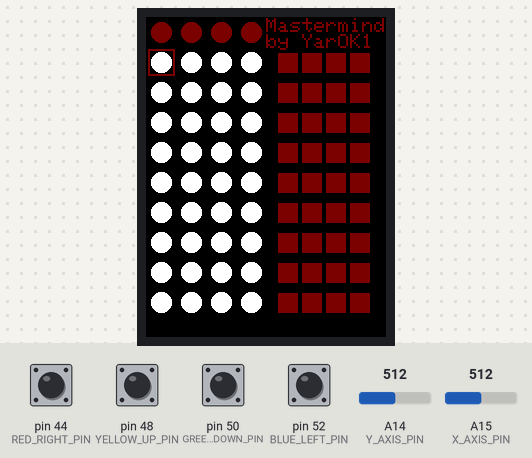
A program run on a simulated Arduino Mega 2560, built with avr-gcc and run on an emulated ATmega2560. On the bench: 240×320 colour display. The test bench sets the inputs (shaded band); at power-on: pin 44 (RED_RIGHT_PIN), pin 48 (YELLOW_UP_PIN), pin 50 (GREEN_DOWN_PIN), pin 52 (BLUE_LEFT_PIN) HIGH, A14 (Y_AXIS_PIN) = 512, A15 (X_AXIS_PIN) = 512. Random numbers use the default seed unless the program sets one.

Above: at 1.5 s.
1.6 s: A14 (Y_AXIS_PIN) set to 582
3.1 s: A14 (Y_AXIS_PIN) set to 612
At 5.8 s:
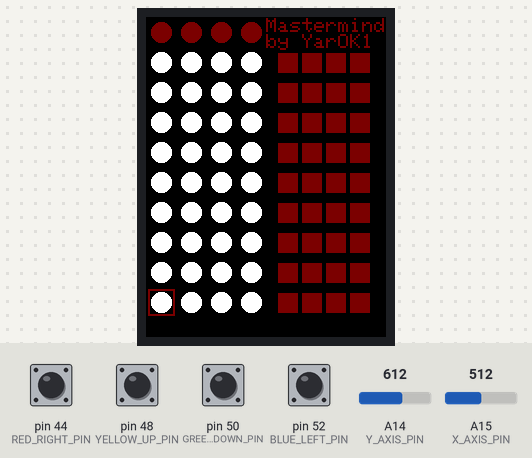
6.0 s: pin 44 (RED_RIGHT_PIN) pulled LOW for 0.15 s
At 6.5 s:
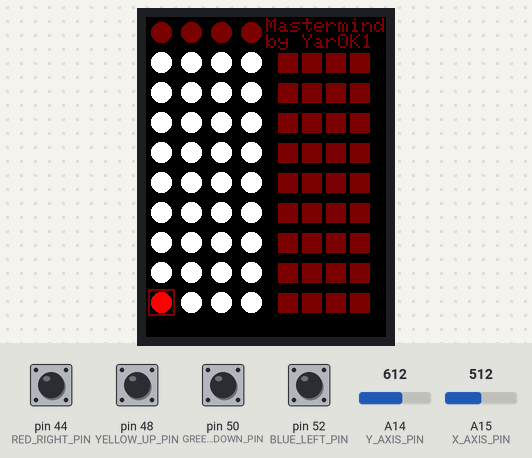
7.6 s: pin 48 (YELLOW_UP_PIN) pulled LOW for 0.15 s
At 8.8 s:
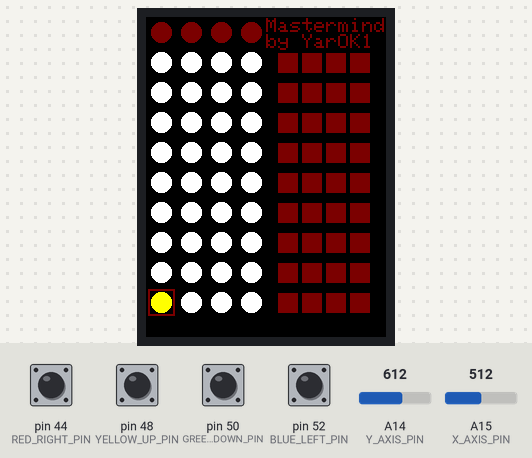
9.2 s: pin 50 (GREEN_DOWN_PIN) pulled LOW for 0.15 s
At 10.1 s:
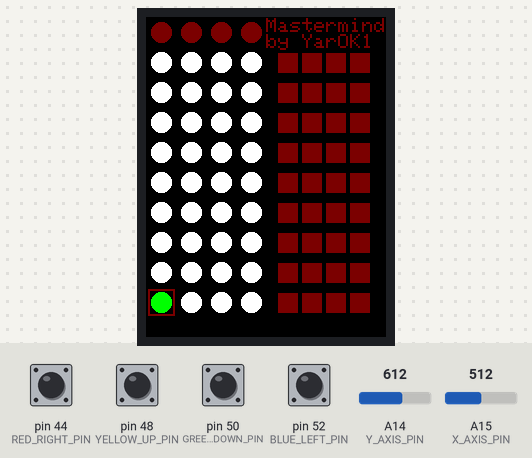
10.8 s: pin 52 (BLUE_LEFT_PIN) pulled LOW for 0.15 s
At 11.3 s:
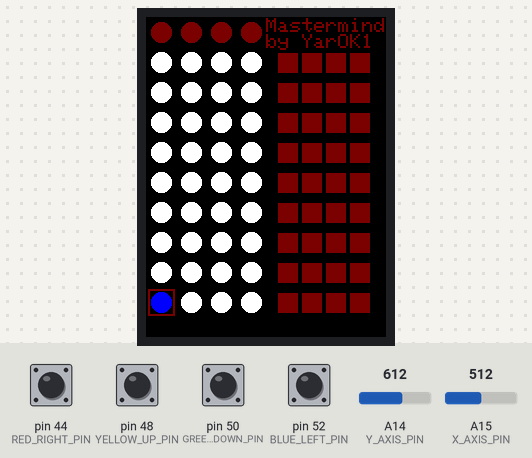
Timing chart, 0 to 13.4 s (numbered marks = the images above; inputs shaded):
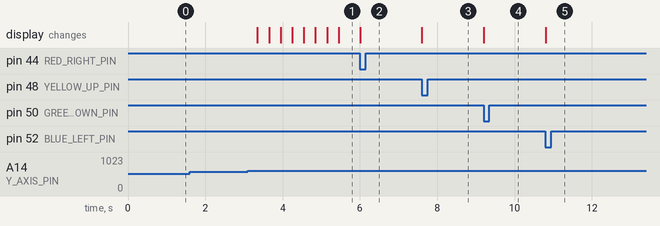

The program:

main.cpp
```cpp
#include <Arduino.h> // Обов’язковий заголовок для PlatformIO
#include <Adafruit_GFX.h>
#include <MCUFRIEND_kbv.h>
/*
TFT_BLACK	0x0000	(0, 0, 0)
TFT_WHITE	0xFFFF	(255, 255, 255)
TFT_RED	0xF800	(255, 0, 0)
TFT_GREEN	0x07E0	(0, 255, 0)
TFT_BLUE	0x001F	(0, 0, 255)
TFT_CYAN	0x07FF	(0, 255, 255)
TFT_MAGENTA	0xF81F	(255, 0, 255)
TFT_YELLOW	0xFFE0	(255, 255, 0)
TFT_ORANGE	0xFD20	(255, 165, 0)
TFT_PURPLE	0x780F	(128, 0, 128)
TFT_PINK	0xF81F	(255, 192, 203)
TFT_GREY	0x8430	(128, 128, 128)
TFT_DARKGREY	0x4208	(64, 64, 64)
TFT_LIGHTGREY	0xC618	(192, 192, 192)
TFT_NAVY	0x000F	(0, 0, 128)
TFT_DARKGREEN	0x03E0	(0, 128, 0)
TFT_DARKCYAN	0x03EF	(0, 128, 128)
TFT_MAROON	0x7800	(128, 0, 0)
TFT_OLIVE	0x7BE0	(128, 128, 0)
*/

// Піни TFT. Окрім цих, підключена бібліотека використовує цифрові піни від 2 до 9
#define LCD_RST A4 // Reset
#define LCD_CS A3  // Chip Select
#define LCD_RS A2  // Register Select (Data/Command)
#define LCD_WR A1  // Write
#define LCD_RD A0  // Read

// Піни для кнопок і джойстика
#define GREEN_DOWN_PIN 50 //  analog  1
#define BLUE_LEFT_PIN 52  // digital  9
#define YELLOW_UP_PIN 48  // digital  8
#define RED_RIGHT_PIN 44  // digital 12
#define Y_AXIS_PIN A14    //  analog  2
#define X_AXIS_PIN A15    //  analog  3
#define STICK_PIN 46      //  analog  0

// Константи для графіки
#define CIRCLE_RADIUS 10
#define START_X 15          // Лівий відступ до центра першого кола секретного коду
#define START_Y 15          // Верхній відступ до центра першого кола секретного коду
#define HINT_X 132          // Лівий відступ до лівого верхнього квадратику підказок
#define CIRCLE_X_SPACING 30 // Відступ між кружальцями по Х
#define CIRCLE_Y_SPACING 30 // Відступ між кружальцями по Y

enum Color { // тип даних, який перераховує елементи і може присвоювати їм чисельні еквіваленти
  NONE = 0, RED = 1, GREEN = 2, BLUE = 3, YELLOW = 4
};

// Глобальні змінні
MCUFRIEND_kbv tft;
int secretCode[4];     // Секретний код (4 кольори)
int userGuess[4][9];   // Масив кіл: secretCode + 9 спроб гравця (10 рядків по 4 кольори)
int cursorX = 0;       // Позиція курсору по X (0-3)
int cursorY = 1;       // Позиція курсору по Y (1-9)
unsigned long lastMoveTime = 0;
const int moveDelay = 300;

void drawBoard();         // малювання ігрового поля
void generateSecretCode();// генерування паролю
void handleInput();       // обробка сигналів вводу - дій гравця
void setColor(int color); // встановлення кружальцям кольорів
void drawCursor();        // перемальовування курсору-квадратика

void setup() {
  Serial.begin(9600);
  randomSeed(analogRead(0));

  pinMode(GREEN_DOWN_PIN, INPUT);
  pinMode(BLUE_LEFT_PIN, INPUT);
  pinMode(YELLOW_UP_PIN, INPUT);
  pinMode(RED_RIGHT_PIN, INPUT);
  pinMode(X_AXIS_PIN, INPUT);
  pinMode(Y_AXIS_PIN, INPUT);
  pinMode(STICK_PIN, INPUT);

  // Ініціалізація екрану
  uint16_t ID = tft.readID(); // визначився як ID = 0x9341
  tft.begin(ID); // Запускаємо екран із визначеним ID

 // Малюємо початковий екран
 drawBoard();
 generateSecretCode();
}

void loop() {
  handleInput();
  drawCursor();
}

// Малюємо ігрове поле
void drawBoard() {
  tft.fillScreen(TFT_BLACK);
  tft.setCursor(0, 1);
  tft.setTextSize(2);
  tft.setTextColor(TFT_MAROON);
  tft.println("          Mastermind");
  tft.println("          by YarOK1");

  // Секретний код (верхній ряд)
  for (int i = 0; i < 4; i++) {
    tft.fillCircle(START_X + CIRCLE_X_SPACING * i, START_Y, CIRCLE_RADIUS, TFT_MAROON);
  }

  // Поле для спроб (9 рядів)
  for (int j = 1; j < 10; j++) {
    for (int i = 0; i < 4; i++) {
      tft.fillCircle(START_X + CIRCLE_X_SPACING * i, START_Y + CIRCLE_Y_SPACING * j, CIRCLE_RADIUS, TFT_WHITE);

      // Квадратики підказок праворуч від кожного ряду
      int hintX = HINT_X + CIRCLE_X_SPACING * i * 0.8;                  // X-координата верхнього лівого кута квадратиків підказок
      int hintY = START_Y - CIRCLE_RADIUS + CIRCLE_Y_SPACING * j + 1; // Y-координата верхнього лівого кута квадратиків підказок
      tft.fillRect(hintX, hintY, 20, 20, TFT_MAROON);
    }
  }
}

// Генеруємо секретний код
void generateSecretCode() {
  for (int i = 0; i < 4; i++) {
    secretCode[i] = random(1, 5); // 1-4: RED, GREEN, BLUE, YELLOW
  }
}

// Обробка вводу
void handleInput() {
  int xValue = analogRead(X_AXIS_PIN);
  int yValue = analogRead(Y_AXIS_PIN);
  unsigned long currentTime = millis();

  // Рух курсору джойстиком
  if (currentTime - lastMoveTime >= moveDelay) {
    if (xValue < 410 && cursorX < 3) cursorX++;
    else if (xValue > 600 && cursorX > 0) cursorX--;
    if (yValue < 410 && cursorY > 1) cursorY--;
    else if (yValue > 600 && cursorY < 9) cursorY++;
    lastMoveTime = currentTime;
  }

  // Вибір кольору кнопками
  if (digitalRead(RED_RIGHT_PIN) == LOW) setColor(RED);
  if (digitalRead(GREEN_DOWN_PIN) == LOW) setColor(GREEN);
  if (digitalRead(BLUE_LEFT_PIN) == LOW) setColor(BLUE);
  if (digitalRead(YELLOW_UP_PIN) == LOW) setColor(YELLOW);
}

// Встановлюємо колір
void setColor(int color) {
  userGuess[cursorX][cursorY] = color;
  int x = START_X + CIRCLE_X_SPACING * cursorX;
  int y = START_Y + CIRCLE_Y_SPACING * cursorY;
  switch (color) {
    case RED:    tft.fillCircle(x, y, CIRCLE_RADIUS, TFT_RED); break;
    case GREEN:  tft.fillCircle(x, y, CIRCLE_RADIUS, TFT_GREEN); break;
    case BLUE:   tft.fillCircle(x, y, CIRCLE_RADIUS, TFT_BLUE); break;
    case YELLOW: tft.fillCircle(x, y, CIRCLE_RADIUS, TFT_YELLOW); break;
  }
  delay(200);
}

// Малюємо курсор
void drawCursor() {
  static int lastX = -1, lastY = -1;
  if (lastX != cursorX || lastY != cursorY) {
    if (lastX != -1) {
      int oldX = START_X - CIRCLE_RADIUS + CIRCLE_X_SPACING * lastX;
      int oldY = START_Y + CIRCLE_Y_SPACING * lastY;
      tft.drawRect(oldX - 3, oldY - CIRCLE_RADIUS - 3, 27, 27, TFT_BLACK);
      tft.drawRect(oldX - 2, oldY - CIRCLE_RADIUS - 2, 25, 25, TFT_BLACK);
    }
    int x = START_X - CIRCLE_RADIUS + CIRCLE_X_SPACING * cursorX;
    int y = START_Y + CIRCLE_Y_SPACING * cursorY;
    tft.drawRect(x - 3, y - CIRCLE_RADIUS - 3, 27, 27, TFT_MAROON);
    tft.drawRect(x - 2, y - CIRCLE_RADIUS - 2, 25, 25, TFT_MAROON);
    lastX = cursorX;
    lastY = cursorY;
  }
}
```

Measured:
- the behaviour switches between 600 and 601 on A14 (Y_AXIS_PIN) (found by bisection; images 0 and 1)
- after the input at 1.6 s, every drawn part: stays the same
- after the input at 3.1 s, the display: first changes after 0.25 s (image 1 shows a later state)
- after the input at 6.0 s, the display: changes at once (image 2)
- after the input at 7.6 s, the display: changes at once (image 3)
- after the input at 9.2 s, the display: changes at once (image 4)
- after the input at 10.8 s, the display: changes at once (image 5)
